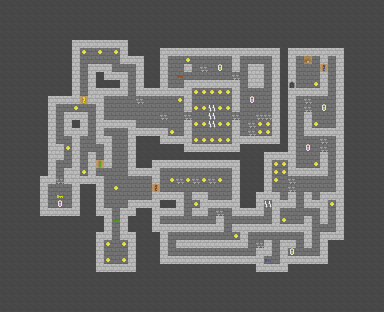

A 2D game scene composited from a Tiled map and its tileset images. What follows is a short description and the map's XML, with each tile layer's data collapsed to a summary:
An orthogonal 48x39 tile map with 8x8 px tiles, 4 tile layers (under, base, pickups, spikes).

<map version="1.0" orientation="orthogonal" renderorder="right-down" width="48" height="39" tilewidth="8" tileheight="8" nextobjectid="1">
 <tileset firstgid="1" name="tiles" tilewidth="8" tileheight="8" tilecount="19" columns="0">
  <tile id="0">
   <properties>
    <property name="can_pass" type="bool" value="false" />
   </properties>
   <image width="8" height="8" source="bricks.png" />
  </tile>
  <tile id="1">
   <properties>
    <property name="can_pass" type="bool" value="true" />
   </properties>
   <image width="8" height="8" source="bricks_dark.png" />
  </tile>
  <tile id="2">
   <properties>
    <property name="can_pass" type="bool" value="true" />
   </properties>
   <image width="8" height="8" source="coin_small.png" />
  </tile>
  <tile id="3">
   <properties>
    <property name="can_pass" type="bool" value="true" />
   </properties>
   <image width="8" height="8" source="exit.png" />
  </tile>
  <tile id="4">
   <properties>
    <property name="can_pass" type="bool" value="true" />
   </properties>
   <image width="8" height="8" source="key_blue.png" />
  </tile>
  <tile id="5">
   <properties>
    <property name="can_pass" type="bool" value="true" />
   </properties>
   <image width="8" height="8" source="key_green.png" />
  </tile>
  <tile id="6">
   <properties>
    <property name="can_pass" type="bool" value="true" />
   </properties>
   <image width="8" height="8" source="key_red.png" />
  </tile>
  <tile id="7">
   <properties>
    <property name="can_pass" type="bool" value="true" />
   </properties>
   <image width="8" height="8" source="key_yellow.png" />
  </tile>
  <tile id="8">
   <properties>
    <property name="can_pass" type="bool" value="false" />
   </properties>
   <image width="8" height="8" source="keyhole_blue.png" />
  </tile>
  <tile id="10">
   <properties>
    <property name="can_pass" type="bool" value="false" />
   </properties>
   <image width="8" height="8" source="keyhole_red.png" />
  </tile>
  <tile id="11">
   <properties>
    <property name="can_pass" type="bool" value="false" />
   </properties>
   <image width="8" height="8" source="keyhole_yellow.png" />
  </tile>
  <tile id="12">
   <properties>
    <property name="can_pass" type="bool" value="false" />
   </properties>
   <image width="8" height="8" source="void.png" />
  </tile>
  <tile id="13">
   <properties>
    <property name="can_pass" type="bool" value="false" />
   </properties>
   <image width="8" height="8" source="keyhole_green.png" />
  </tile>
  <tile id="14">
   <image width="8" height="8" source="spikes_off.png" />
  </tile>
  <tile id="15">
   <image width="8" height="8" source="spikes_on.png" />
  </tile>
  <tile id="16">
   <properties>
    <property name="can_pass" type="bool" value="false" />
   </properties>
   <image width="8" height="8" source="chest_closed.png" />
  </tile>
  <tile id="17">
   <properties>
    <property name="can_pass" type="bool" value="false" />
   </properties>
   <image width="8" height="8" source="chest_open.png" />
  </tile>
  <tile id="19">
   <image width="8" height="8" source="potion_health.png" />
  </tile>
  <tile id="20">
   <image width="8" height="8" source="potion_mana.png" />
  </tile>
 </tileset>
 <layer name="under" width="48" height="39">
  <data>[1872 cells, 1872 non-empty, 1 distinct tile ids]</data>
 </layer>
 <layer name="base" width="48" height="39">
  <data>[1872 cells, 1872 non-empty, 9 distinct tile ids]</data>
 </layer>
 <layer name="pickups" width="48" height="39">
  <data>[1872 cells, 62 non-empty, 7 distinct tile ids]</data>
 </layer>
 <layer name="spikes" width="48" height="39">
  <data>[1872 cells, 26 non-empty, 2 distinct tile ids]</data>
 </layer>
</map>